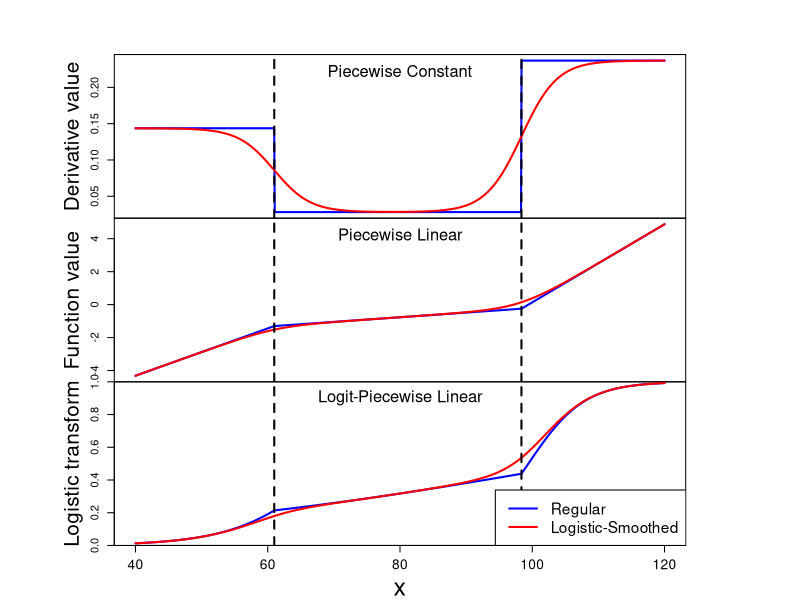

Generate this figure with R:

alpha <- -10.06351
beta <- c(0.14367326, 0.02815601, 0.23687980)
transition = c(60.98740, 98.36155)
window <- exp(1.0)
xx <- seq(40, 120, len = 1000)

windows()
m <- rbind(matrix(1, nrow = 3, ncol = 5), matrix(2, nrow = 3, ncol = 5), matrix(3, nrow = 3, ncol = 5))
m <- rbind(0, cbind(0, m, 0), 0)
layout(m)
par(mar = c(0, 0, 0, 0))

step <- function(x) as.numeric(x >= 0)
logistic <- function(x, scale = 1) 1 / (1 + exp(-x/scale))

vv <- rep(beta[1], length(xx))
ll <- vv
k <- length(transition)
for (i in 1:k) vv <- vv + (beta[i+1] - beta[i]) * step(xx - transition[i])
for (i in 1:k) ll <- ll + (beta[i+1] - beta[i]) * logistic(xx - transition[i], window)

plot(xx, vv, type = "l", lwd = 2, col = "blue", ylab = "Derivative value", xaxt = "n", cex.lab = 1.25)
lines(xx, ll, lwd = 2, col = "red")
mtext("Derivative value", 2, 2.5, cex = 1.25)
for (i in 1:k) lines(rep(transition[i], 2), par("usr")[3:4], lwd = 2, lty = "dashed", col = "black")
text(par("usr")[1] + 0.5 * diff(par("usr")[1:2]), par("usr")[3] + 0.9 * diff(par("usr")[3:4]), "Piecewise Constant", cex = 1.5)
     
fun <- function(x){
   v <- log(1 + exp(x))
   v[v == Inf] <- x[v == Inf]
   return(v)
}

ss <- alpha + beta[1] * xx
for (i in 1:k) ss <- ss + 0.001 * (beta[i+1] - beta[i]) * fun((xx - transition[i]) / 0.001)

ii <- alpha + beta[1] * xx
for (i in 1:k) ii <- ii + window * (beta[i+1] - beta[i]) * log(1 + exp((xx - transition[i]) / window))

plot(xx, ss, type = "l", lwd = 2, col = "blue", ylab = "", xaxt = "n", cex.lab = 1.25)
lines(xx, ii, lwd = 2, col = "red")
mtext("Function value", 2, 2.5, cex = 1.25)
for (i in 1:k) lines(rep(transition[i], 2), par("usr")[3:4], lwd = 2, lty = "dashed", col = "black")
text(par("usr")[1] + 0.5 * diff(par("usr")[1:2]), par("usr")[3] + 0.9 * diff(par("usr")[3:4]), "Piecewise Linear", cex = 1.5)

plot(xx, logistic(ss), type = "l", lwd = 2, col = "blue", ylab = "", xaxt = "n", cex.lab = 1.25, ylim = c(0, 1), yaxs = "i")
lines(xx, logistic(ii), lwd = 2, col = "red")
axis(1, cex.axis = 1.25)
mtext("x", 1, 3, cex = 1.5)
mtext("Logistic transform", 2, 2.5, cex = 1.25)
for (i in 1:k) lines(rep(transition[i], 2), par("usr")[3:4], lwd = 2, lty = "dashed", col = "black")
text(par("usr")[1] + 0.5 * diff(par("usr")[1:2]), par("usr")[3] + 0.9 * diff(par("usr")[3:4]), "Logit-Piecewise Linear", cex = 1.5)

legend("bottomright", legend = c("Regular", "Logistic-Smoothed"), lwd = 2, col = c("blue", "red"), bg = "white", cex = 1.4)

